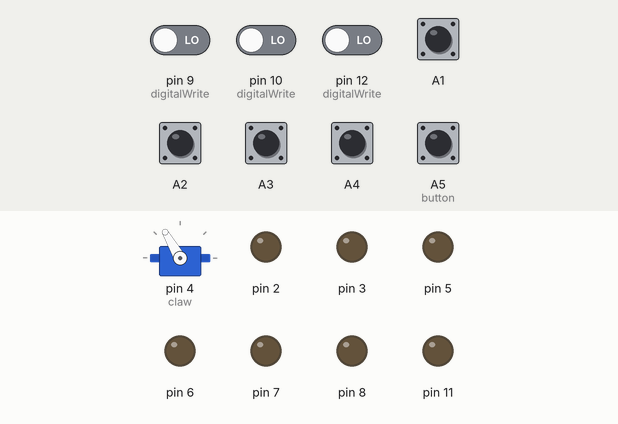
Recording of a sketch running on a simulated Arduino Uno, built with avr-gcc and run on an emulated ATmega328P. Shown: servo, output pins drawn as LEDs (lit = HIGH). The test bench sets the inputs (shaded band); at power-on: A1–4, A5 (button) HIGH, pin 9 (digitalWrite), pin 10 (digitalWrite), pin 12 (digitalWrite) LOW.

Above: at 1.2 s.
1.3 s: A5 (button) pulled LOW for 0.15 s
At 2.0 s:
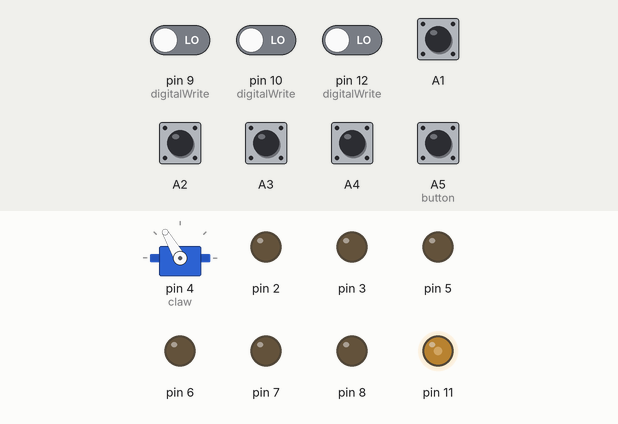
4.4 s: pin 9 (digitalWrite) driven HIGH
At 7.35 s:
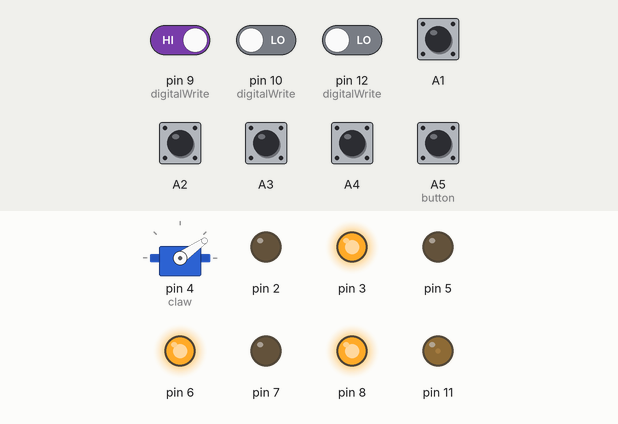
7.4 s: pin 9 (digitalWrite) driven LOW
At 8.2 s:
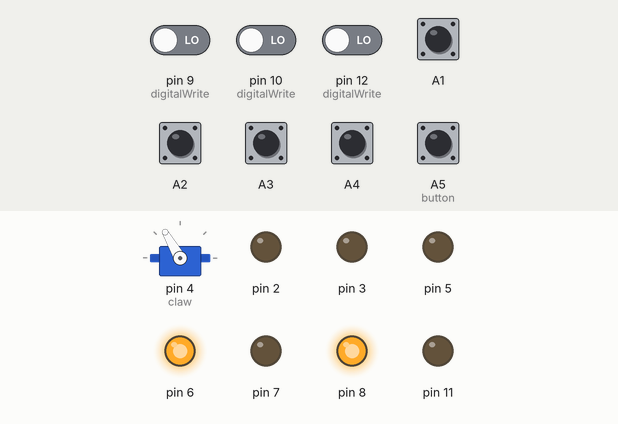
8.9 s: pin 12 (digitalWrite) driven HIGH
At 9.7 s:
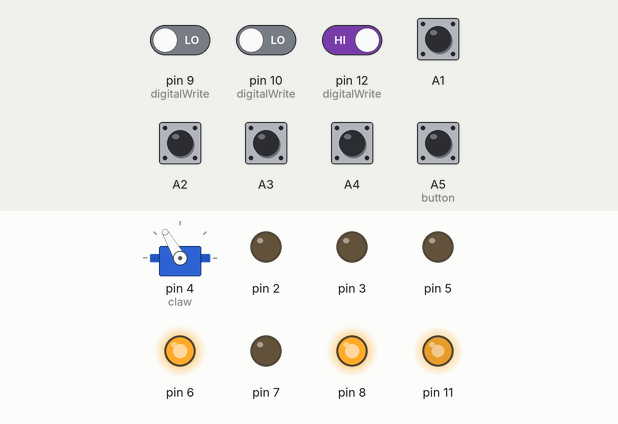
10.9 s: pin 12 (digitalWrite) driven LOW
At 12.1 s:
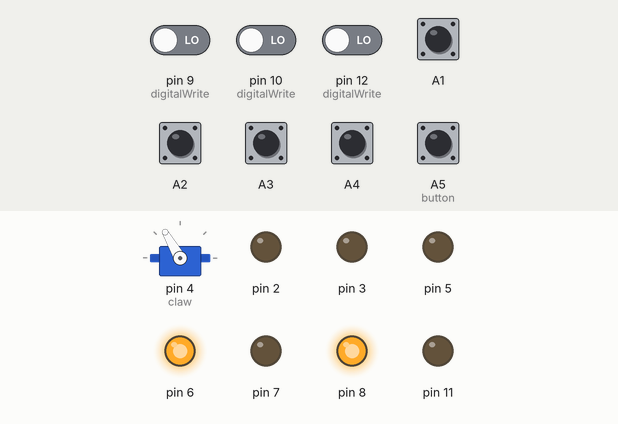
12.4 s: A1 pulled LOW for 0.15 s
At 12.47 s:
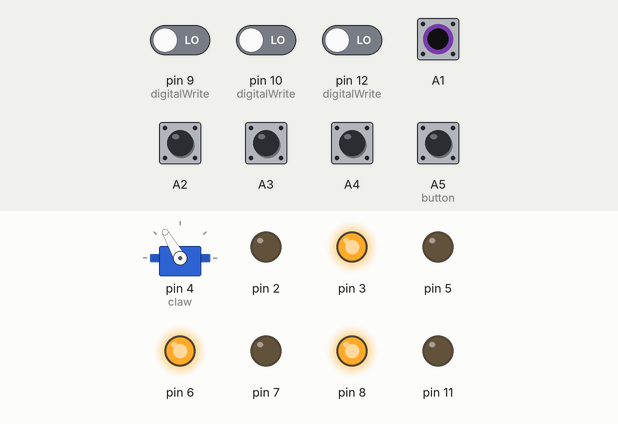
Timing chart, 0 to 15.0 s (numbered marks = the images above; inputs shaded):
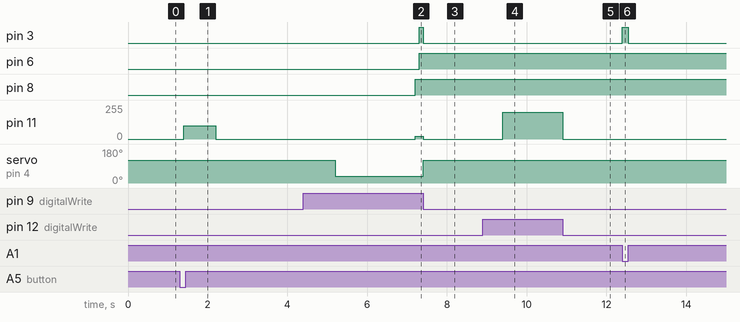

Measured:
- after the input at 1.3 s, pin 11: 0/255 → 100/255 after 0.10 s, → 0/255 0.80 s later
- after the input at 4.4 s, pin 3: LOW → HIGH after 2.9 s
- after the input at 7.4 s, pin 3: HIGH → LOW at once; pin 11: 20/255 → 0/255 at once; servo on pin 4 (claw): 35° → 120° at once
- after the input at 8.9 s, pin 11: 0/255 → 200/255 after 0.50 s
- after the input at 10.9 s, pin 11: 200/255 → 0/255 at once
- after the input at 12.4 s, pin 3: LOW → HIGH at once, → LOW 0.15 s later

The sketch:

Claw_Machine.ino
```cpp
/**************************************
        Actobotics Crane Game

            Nick P 2015

        SparkFun Electronics
**************************************/

#include <Servo.h>

Servo claw; // Initialize Servo object for claw

boolean clawState = 0; // Boolean to store claw position (open/close)

void setup() {

  // DEBUGGING
  Serial.begin(9600);

  // Attach claw servo
  claw.attach(4);

  // Setup outputs
  for(int i=0; i<12; i++){
    pinMode(i, OUTPUT);}

  // Setup inputs with pull-up resistors
  pinMode(A5, INPUT); digitalWrite(A5, HIGH); // button
  pinMode(A1, INPUT); digitalWrite(A1, HIGH); // jstick
  pinMode(A2, INPUT); digitalWrite(A2, HIGH); // jstick
  pinMode(A3, INPUT); digitalWrite(A3, HIGH); // jstick
  pinMode(A4, INPUT); digitalWrite(A4, HIGH); // jstick
  pinMode(9, INPUT);  //digitalWrite(9, HIGH);  // xlimit
  pinMode(10, INPUT); //digitalWrite(10, HIGH); // ylimit
  pinMode(12, INPUT); //digitalWrite(12, HIGH); // zlimit

  claw.write(120);

}

void loop() {
// Read joystick inputs sequentially and
// actuate the appropriate motor

  while(digitalRead(A1)==LOW){moveX(0);}
  while(digitalRead(A3)==LOW){moveX(1);}
  while(digitalRead(A2)==LOW){moveY(0);}
  while(digitalRead(A4)==LOW){moveY(1);}
  if(digitalRead(A5)==LOW){grab(); setHome();}
  stopAll();

  // DEBUGGING
  //if(!digitalRead(9)){Serial.println("X LIMIT");}
  //if(!digitalRead(10)){Serial.println("Y LIMIT");}

}

void moveX(boolean dir){
// Pass this function a 0 to go right, a 1 to go left

  // Choose direction of travel
  if(dir){digitalWrite(6, LOW); //Serial.println("X1");
  }else{digitalWrite(6, HIGH); /*Serial.println("X0");*/ }

  // Turn up the go-juice
  analogWrite(3, 255);

}

void moveY(boolean dir){
// Pass this function a 0 to go back, a 1 to go forward

  // Choose direction of travel
  if(dir){digitalWrite(7, LOW); //Serial.println("Y1");
  }else{digitalWrite(7, HIGH); /*Serial.println("Y0");*/ }

  // Turn up the go-juice
  analogWrite(5, 255);

}

void grab(){
// Classic crane game behavior:
// Down, actuate claw, up, home, actuate claw

  // Bounce appears problematic
  delay(100);

  digitalWrite(8, 0);

  analogWrite(11, 100);
  delay(800);
  analogWrite(11, 0);

  delay(3000);

  claw.write(35);

  delay(2000);

  // TESTING ONLY: Flip claw state
  //if(clawState){claw.write(140); clawState=0;
  //}else{claw.write(60); clawState=1;}

  digitalWrite(8, 1);

  while(digitalRead(12)){analogWrite(11, 200);}
  analogWrite(11, 20);

  // Bounce appears problematic
  delay(100);

}

void setHome(){
// Bring the crane to the home position over the prize chute

  // Prepare to move back and to te left
  digitalWrite(6, HIGH); digitalWrite(7, LOW);

  // Move left until XLimit is reached
  while(digitalRead(9)){analogWrite(3, 255);}
  analogWrite(3, 0);

  // Move back until YLimit is reached
  while(digitalRead(10)){analogWrite(5, 255);}
  analogWrite(5, 0);

  claw.write(120);
  analogWrite(11, 0);

  delay(2000);

  digitalWrite(8, 1);

  while(digitalRead(12)){analogWrite(11, 200);}
  analogWrite(11, 80);

}

void stopAll(){
// STOP EVERYTHING

    analogWrite(3 ,0); // moveX OFF
    analogWrite(5 ,0); // moveY OFF
    analogWrite(11 ,0); // cranePulley OFF

}
```
